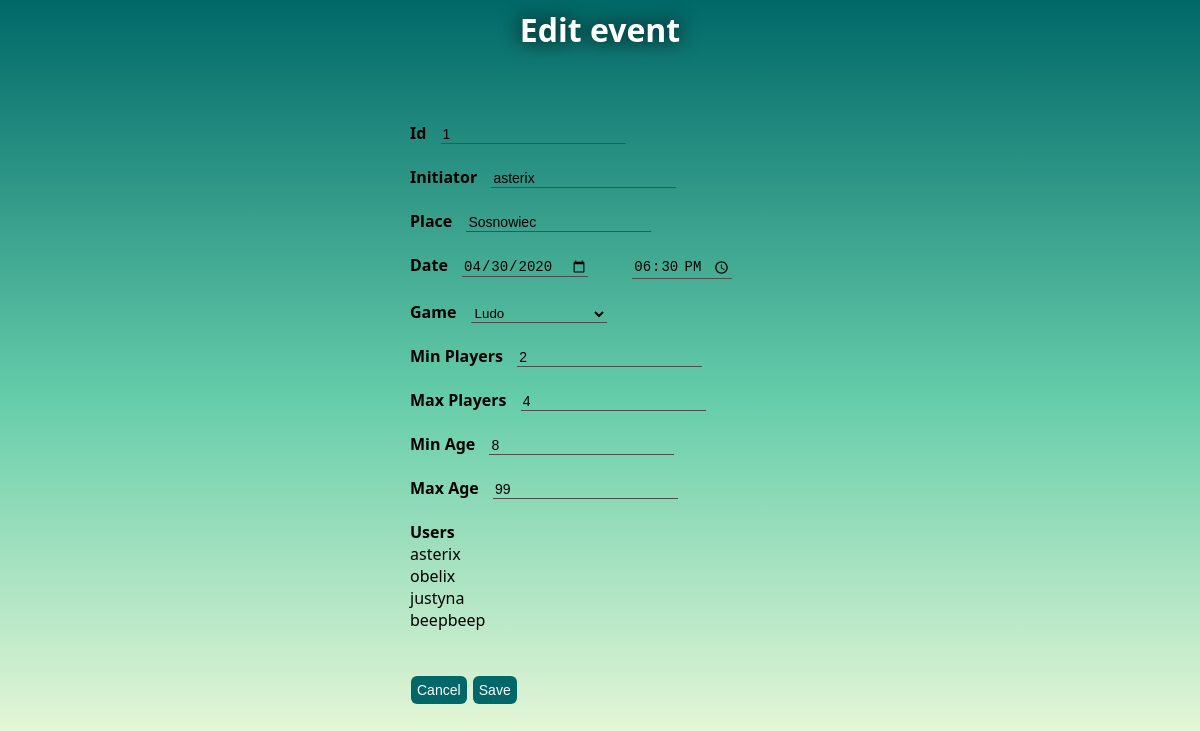
The app's page /php/editEvent.php?evid=1 with its own data.
### tables this page shows
CREATE TABLE `eventt` (
  `id_event` int(20) NOT NULL,
  `event_place` varchar(255) NOT NULL,
  `event_date` date NOT NULL,
  `event_time` time NOT NULL,
  `event_min_players` int(7) DEFAULT NULL,
  `event_max_players` int(7) DEFAULT NULL,
  `event_min_age` int(7) DEFAULT NULL,
  `event_max_age` int(7) DEFAULT NULL,
  `event_game` int(20) NOT NULL,
  `event_initiator` int(20) NOT NULL
);

CREATE TABLE `user` (
  `id_user` int(20) NOT NULL,
  `user_login` varchar(255) NOT NULL,
  `user_password` varchar(255) NOT NULL,
  `user_email` varchar(255) NOT NULL,
  `user_role` enum('administrator','admin','user') NOT NULL,
  `verif_key` varchar(45) DEFAULT NULL,
  `user_activated` tinyint(1) DEFAULT '0',
  `user_description` longtext,
  `user_avatar` tinyint(4) DEFAULT NULL
);

CREATE TABLE `game` (
  `id_game` int(20) NOT NULL,
  `game_name` varchar(255) NOT NULL,
  `game_min_players` int(7) NOT NULL,
  `game_max_players` int(7) NOT NULL,
  `game_min_age` int(7) NOT NULL,
  `game_max_age` int(7) NOT NULL,
  `game_description` longtext NOT NULL,
  `game_image` int(11) DEFAULT NULL,
  `game_created_by` int(20) NOT NULL,
  `game_accepted` tinyint(4) DEFAULT NULL
);

### php/editEvent.php (the view, shortened to what this page needs)
<html>
    <head>
        <link rel="stylesheet" type="text/css" href="../css/style.css">
   </head>
    <body>
        <?php
			include_once 'dbConnection.php';
            $games = "SELECT * FROM game";
            $result = mysqli_query($conn, $games);
            $eventId = $_GET["evid"];
            $sqlEvent = "SELECT * FROM eventt WHERE id_event LIKE '".$eventId."';";
			$resultEvent = mysqli_query($conn, $sqlEvent);
            $rowEvent = mysqli_fetch_assoc($resultEvent);
            $eventGameId = $rowEvent['event_game'];
            $eventInitiator = "SELECT id_user, user_login  FROM user WHERE id_user LIKE '".$rowEvent['event_initiator']."';";
            $resultInitiator = mysqli_query($conn, $eventInitiator);
            $rowInitiator = mysqli_fetch_assoc($resultInitiator);
            $eventGame = "SELECT id_game, game_name FROM game WHERE id_game LIKE '".$eventGameId."';";
            $resultEventGame = mysqli_query($conn, $eventGame);
            $rowEventGame = mysqli_fetch_assoc($resultEventGame);
        ?>
        <div class="divAll2">
        <h1 class="title">Edit event</h1>
        <form id="formEvent" class="formcreate" action="updateEvent.php" accept-charset="utf-8" method="POST">
                <label class="label2">Id</label>
                <input class="inputForm" type="text" id="eventId" name="eventId" value="<?php echo $rowEvent['id_event']; ?>" readonly required><br><br>
                <label class="label2">Initiator</label>
                <input class="inputForm" type="text" id="eventInitiator" name="eventInitiator" value="<?php echo $rowInitiator['user_login']; ?>" readonly required>
                <br><br>
                <label class="label2">Place</label>
                <input class="inputForm" type="text" id="eventPlace" name="eventPlace" value="<?php echo $rowEvent['event_place'];?>" required>
                <br><br>
                <label id="labeldate" class="label2">Date</label>
                <input class="inputForm" type="date" id="eventDate" name="eventDate" value="<?php echo $rowEvent['event_date'];?>" required>
                <input class="inputForm" type="time" id="eventTime" name="eventTime" value="<?php echo $rowEvent['event_time'];?>" required>
                <br><br>
                <label class="label2">Game</label>
                <select class="inputForm" id="eventGame" name="eventGame"  value="<?php echo $rowEventGame['game_name'];?>">
                <?php
                    $options = "<option></option>";
                    while($row = mysqli_fetch_array($result)){
                        if($row['game_name']==$rowEventGame['game_name']){
                            $options = $options."<option selected>".$row['game_name']."</option>";
                        }else{
                        $options = $options."<option>".$row['game_name']."</option>";
                        }
                    }
                    echo $options;
                ?>
                </select>
                <br><br>
                <label class="label2">Min Players</label>
                <input class="inputForm" type="number" id="eventMinPlayers" name="eventMinPlayers"  value="<?php echo $rowEvent['event_min_players'];?>">
                <br><br>
                <label class="label2">Max Players</label>
                <input class="inputForm" type="number" id="eventMaxPlayers" name="eventMaxPlayers" value="<?php echo $rowEvent['event_max_players'];?>">
                <br><br>
                <label class="label2">Min Age</label>
                <input class="inputForm" type="number" id="eventMinAge" name="eventMinAge"  value="<?php echo $rowEvent['event_min_age'];?>">
                <br><br>
                <label class="label2">Max Age</label>
                <input class="inputForm" type="number" id="eventMaxAge" name="eventMaxAge" value="<?php echo $rowEvent['event_max_age'];?>">
                <br><br>
                <label class="label2">Users</label>
                <?php
                    echo "<br>";
                    $sql2 = "SELECT * FROM event_user WHERE id_event LIKE '".$rowEvent['id_event']."';";
					$result2 = mysqli_query($conn, $sql2);
					while($row2 = mysqli_fetch_assoc($result2)){
                        $sqlEventUsersName = "SELECT id_user, user_login  FROM user WHERE id_user LIKE '".$row2['id_user']."';";
                        $resultEventUsersName = mysqli_query($conn, $sqlEventUsersName);
                        while($rowEventUsersName = mysqli_fetch_assoc($resultEventUsersName)){
                            echo $rowEventUsersName["user_login"]."<br>";
                        }
                    }
                ?>
                <br><br>
                <button class="button" type="button" onclick="goBack()">Cancel</button>
                <input class="button" type="submit" name="submit" value="Save">
            </form>
        </div>
    </body>
</html>

### css/style.css (style rules this page uses)
body { font-family:'Segoe UI', Tahoma, Geneva, Verdana, sans-serif; background-attachment:fixed; background-repeat: no-repeat; background-image: linear-gradient(to bottom , #006868, MediumAquaMarine, LightYellow); }
h1 { color: white; text-align: center; text-shadow: 0px 0px 20px black; }
.button, input.button { background-color: rgb(0, 104, 104); border: none; border-radius: 6px; color: white; padding: 6px 6px; text-align: center; text-decoration: none; display: inline-block; font-size: 14px; margin: 1px 1px; cursor: pointer; transition-duration: 0.4s; }
.formcreate { margin: auto; padding-top: 50px; width: 380px; }
input { font-size: 14px; }
.label2, #formGame label { font-weight: 700; }
::placeholder { color: #3b3b3b; opacity: 1; }
.inputForm, #advancedSearch input, #search, #searchGames { border: none; border-bottom: 1px solid rgb(77, 77, 77); background: none; margin-right: 30px; margin-left: 10px; }
select { max-width: 200px; }
option { background-color: rgba(0, 189, 189, 0.3) !important; padding: 5px; }
option:checked { background-color: rgba(0, 128, 128, 0.85) !important; }

### records on screen
eventt: eventId "1", eventPlace "Sosnowiec", eventDate "04/30/2020", eventTime "18:30:00", eventMinPlayers "2", eventMaxPlayers "4", eventMinAge "8", eventMaxAge "99"
user: eventInitiator "asterix", user_login "asterix"
game: eventGame "Ludo"
user: user_login "obelix"
user: user_login "justyna"
user: user_login "beepbeep"
